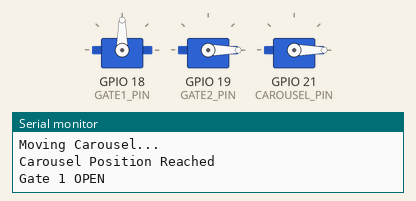
Recording of a sketch running on a simulated ESP32. Shown: 3 × servo, the last lines printed to the serial monitor.

Above: at 3.6 s.
At 11.4 s:
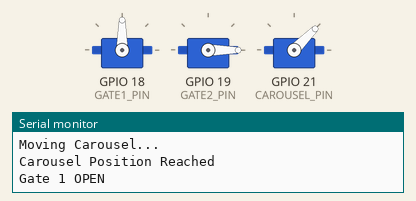
At 14.4 s:
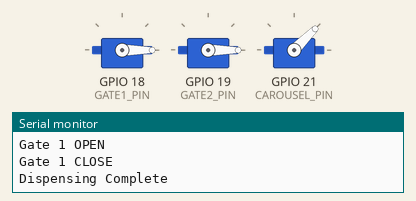
At 22.3 s:
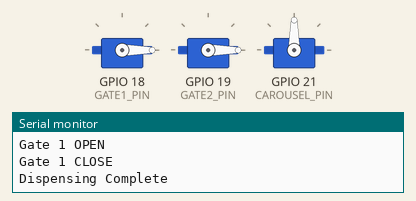
At 30.2 s:
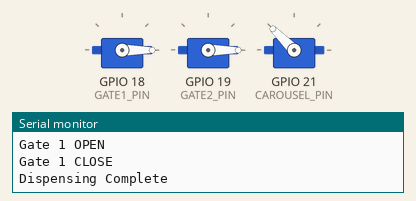
At 36.3 s:
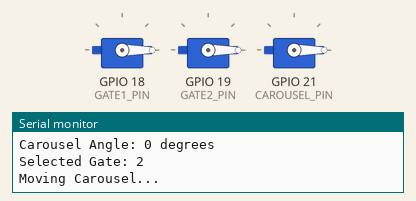
Timing chart, 0 to 39.2 s (numbered marks = the images above):
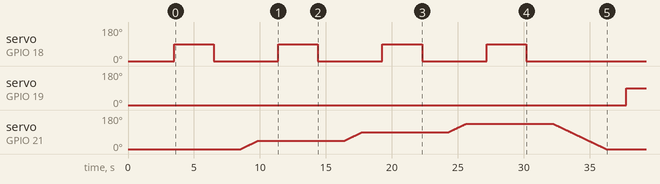

Measured:
- by itself, servo on GPIO 18 (GATE1_PIN): alternates 90° for 3.0 s and 0° for 4.9 s, 8 changes in all, then stays 0°
- by itself, servo on GPIO 19 (GATE2_PIN): 0° → 90° at 37.7 s
- by itself, servo on GPIO 21 (CAROUSEL_PIN): rises from 0° to 135° in 17.1 s, then falls to 0° in 10.6 s

The sketch:

3_Servo_Coordination.ino
```cpp
#include <ESP32Servo.h>

// -----------------------------
// Servo Objects
// -----------------------------

Servo gate1Servo;
Servo gate2Servo;
Servo carouselServo;

// -----------------------------
// Pin Configuration
// -----------------------------

const int GATE1_PIN = 18;
const int GATE2_PIN = 19;
const int CAROUSEL_PIN = 21;

// -----------------------------
// Gate Positions
// -----------------------------

const int GATE_CLOSED = 0;
const int GATE_OPEN = 90;

// -----------------------------
// Slot → Carousel Angle
// -----------------------------

const int slotAngle[8] = {
  0,    // Slot 1
  45,   // Slot 2
  90,   // Slot 3
  135,  // Slot 4
  0,    // Slot 5
  45,   // Slot 6
  90,   // Slot 7
  135   // Slot 8
};

// -----------------------------
// Carousel Speed Control
// -----------------------------
//
// Higher value = slower movement
// Lower value = faster movement
//
// 10 = Fast
// 20 = Medium
// 30 = Slow
// 50 = Very Slow
// 80 = Extremely Slow
//

const int CAROUSEL_STEP_DELAY = 30;

// Current carousel position
int currentCarouselAngle = 0;

// -----------------------------
// Select Correct Gate
// -----------------------------

int getGate(int slot) {

  if (slot >= 1 && slot <= 4) {
    return 1;
  }

  if (slot >= 5 && slot <= 8) {
    return 2;
  }

  return 0;
}

// -----------------------------
// Slowly Move Carousel
// -----------------------------

void moveCarouselSlowly(int targetAngle) {

  // Moving forward
  if (targetAngle > currentCarouselAngle) {

    for (int angle = currentCarouselAngle;
         angle <= targetAngle;
         angle++) {

      carouselServo.write(angle);

      delay(CAROUSEL_STEP_DELAY);
    }
  }

  // Moving backward
  else if (targetAngle < currentCarouselAngle) {

    for (int angle = currentCarouselAngle;
         angle >= targetAngle;
         angle--) {

      carouselServo.write(angle);

      delay(CAROUSEL_STEP_DELAY);
    }
  }

  // Update current position
  currentCarouselAngle = targetAngle;
}

// -----------------------------
// Dispense Function
// -----------------------------

void dispenseSlot(int slot) {

  if (slot < 1 || slot > 8) {
    Serial.println("Invalid Slot!");
    return;
  }

  int angle = slotAngle[slot - 1];
  int gate = getGate(slot);

  Serial.println();
  Serial.println("============================");

  Serial.print("Selected Slot: ");
  Serial.println(slot);

  Serial.print("Carousel Angle: ");
  Serial.print(angle);
  Serial.println(" degrees");

  Serial.print("Selected Gate: ");
  Serial.println(gate);

  // -----------------------------
  // Step 1: Move Carousel
  // -----------------------------

  Serial.println("Moving Carousel...");

  moveCarouselSlowly(angle);

  // Wait after reaching position
  delay(1500);

  Serial.println("Carousel Position Reached");

  // -----------------------------
  // Step 2: Open Correct Gate
  // -----------------------------

  if (gate == 1) {

    Serial.println("Gate 1 OPEN");

    gate1Servo.write(GATE_OPEN);

    delay(3000);

    Serial.println("Gate 1 CLOSE");

    gate1Servo.write(GATE_CLOSED);
  }

  else if (gate == 2) {

    Serial.println("Gate 2 OPEN");

    gate2Servo.write(GATE_OPEN);

    delay(3000);

    Serial.println("Gate 2 CLOSE");

    gate2Servo.write(GATE_CLOSED);
  }

  Serial.println("Dispensing Complete");

  delay(2000);
}

// -----------------------------
// Setup
// -----------------------------

void setup() {

  Serial.begin(115200);

  // Servo PWM configuration
  gate1Servo.setPeriodHertz(50);
  gate2Servo.setPeriodHertz(50);
  carouselServo.setPeriodHertz(50);

  // Attach servos
  gate1Servo.attach(GATE1_PIN, 500, 2400);
  gate2Servo.attach(GATE2_PIN, 500, 2400);
  carouselServo.attach(CAROUSEL_PIN, 500, 2400);

  // Initial positions
  gate1Servo.write(GATE_CLOSED);
  gate2Servo.write(GATE_CLOSED);

  carouselServo.write(0);
  currentCarouselAngle = 0;

  Serial.println();
  Serial.println("================================");
  Serial.println("3-SERVO DISPENSING TEST");
  Serial.println("================================");

  Serial.print("Carousel Step Delay: ");
  Serial.print(CAROUSEL_STEP_DELAY);
  Serial.println(" ms");

  delay(2000);
}

// -----------------------------
// Main Test
// -----------------------------

void loop() {

  // Test Slot 1
  dispenseSlot(1);

  // Test Slot 2
  dispenseSlot(2);

  // Test Slot 3
  dispenseSlot(3);

  // Test Slot 4
  dispenseSlot(4);

  // Test Slot 5
  dispenseSlot(5);

  // Test Slot 6
  dispenseSlot(6);

  // Test Slot 7
  dispenseSlot(7);

  // Test Slot 8
  dispenseSlot(8);

  Serial.println();
  Serial.println("================================");
  Serial.println("FULL 8-SLOT CYCLE COMPLETED");
  Serial.println("================================");

  delay(3000);
}
```
